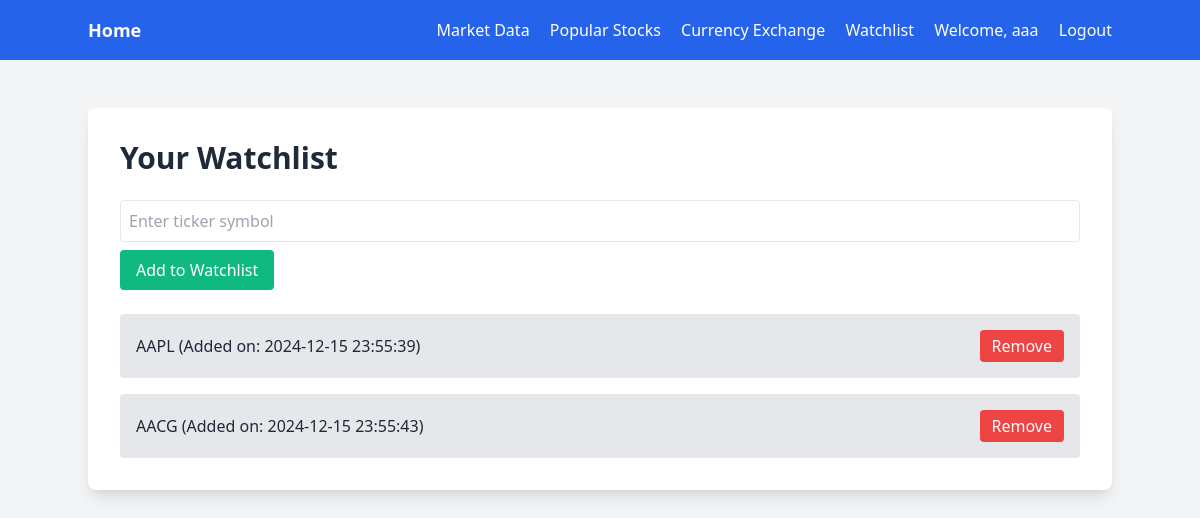
The page /watchlist (signed in) on the database as committed earlier.
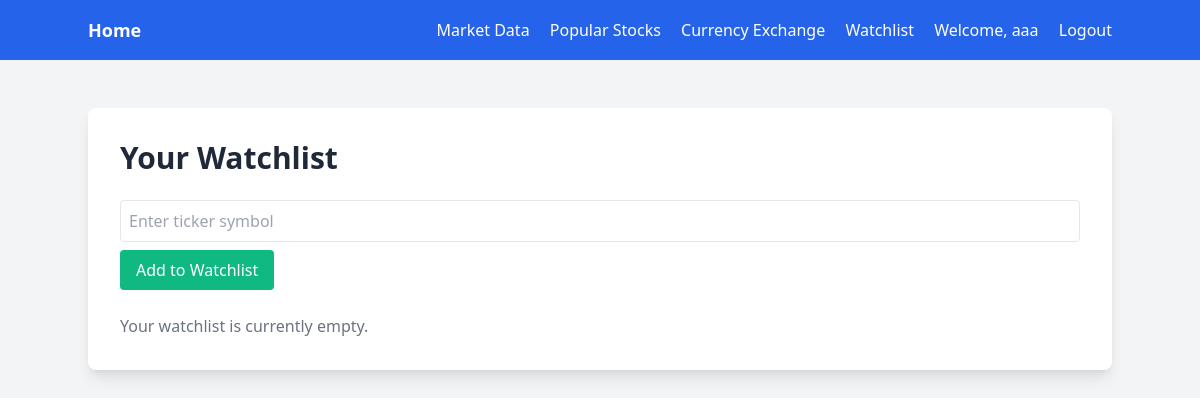
The same page on the database as committed later.
### tables this page shows
CREATE TABLE watchlist (
            id INTEGER PRIMARY KEY AUTOINCREMENT,
            username TEXT NOT NULL,
            ticker TEXT NOT NULL,
            date_added TIMESTAMP DEFAULT CURRENT_TIMESTAMP,
            FOREIGN KEY (username) REFERENCES users (username)
        );

### __init__.py (the view)
@app.route('/watchlist')
@login_required
def watchlist():
    conn = get_db_connection()
    username = session['username']
    stocks = conn.execute('SELECT * FROM watchlist WHERE username = ?', (username,)).fetchall()
    conn.close()
    return render_template('watchlist.html', stocks=stocks)

### __init__.py (called while the page is built)
def get_db_connection():
    conn = sqlite3.connect('stonks.db')
    conn.row_factory = sqlite3.Row
    return conn

def login_required(f):
    @wraps(f)
    def decorated_function(*args, **kwargs):
        if 'username' not in session:
            flash('You must be logged in to access this page.', 'danger')
            return redirect(url_for('login', next=request.url))
        return f(*args, **kwargs)
    return decorated_function

### templates/watchlist.html (shortened to what this page needs)
<!DOCTYPE html>
<html lang="en">
<head>
    <link href="https://cdn.jsdelivr.net/npm/tailwindcss@2.2.19/dist/tailwind.min.css" rel="stylesheet">
</head>
<body class="bg-gray-100 text-gray-800">
    <nav class="bg-blue-600 text-white p-4">
        <div class="container mx-auto flex justify-between items-center">
            <a href="{{ url_for('home') }}" class="text-lg font-bold">Home</a>
            <div>
                <a href="{{ url_for('market_bp.market_data') }}" class="mr-4 hover:underline">Market Data</a>
                <a href="{{ url_for('market_bp.popular_stocks') }}" class="mr-4 hover:underline">Popular Stocks</a>
                <a href="{{ url_for('currency_bp.currency_exchange') }}" class="mr-4 hover:underline">Currency Exchange</a>
                <a href="{{ url_for('watchlist') }}" class="mr-4 hover:underline">Watchlist</a>
                {% if 'username' in session %}
                    <span class="mr-4">Welcome, {{ session['username'] }}</span>
                    <a href="{{ url_for('logout') }}" class="hover:underline">Logout</a>
                {% else %}
                    <a href="{{ url_for('login') }}" class="mr-4 hover:underline">Login</a>
                    <a href="{{ url_for('register') }}" class="hover:underline">Register</a>
                {% endif %}
            </div>
        </div>
    </nav>
    <div class="container mx-auto my-12 p-8 bg-white shadow-lg rounded-lg">
        <h1 class="text-3xl font-bold mb-6">Your Watchlist</h1>
        <form method="POST" action="{{ url_for('add_to_watchlist') }}" class="mb-6">
            <input type="text" name="ticker" placeholder="Enter ticker symbol" class="border rounded w-full p-2 mb-2" required>
            <button type="submit" class="bg-green-500 text-white py-2 px-4 rounded hover:bg-green-600">Add to Watchlist</button>
        </form>
        {% if stocks %}
            <ul class="space-y-4">
                {% for stock in stocks %}
                    <li class="p-4 bg-gray-200 rounded flex justify-between items-center">
                        <span>{{ stock['ticker'] }} (Added on: {{ stock['date_added'] }})</span>
                        <form method="POST" action="{{ url_for('remove_from_watchlist', stock_id=stock['id']) }}">
                            <button type="submit" class="bg-red-500 text-white py-1 px-3 rounded hover:bg-red-600">Remove</button>
                        </form>
                    </li>
                {% endfor %}
            </ul>
        {% else %}
            <p class="text-gray-500">Your watchlist is currently empty.</p>
        {% endif %}
    </div>
</body>
</html>

Rows that differ between the two databases and show on the page:
removed watchlist: ticker "AAPL", date_added "2024-12-15 23:55:39"
removed watchlist: ticker "AACG", date_added "2024-12-15 23:55:43"
Other text that changed with them:
text now shown: "Your watchlist is currently empty."
